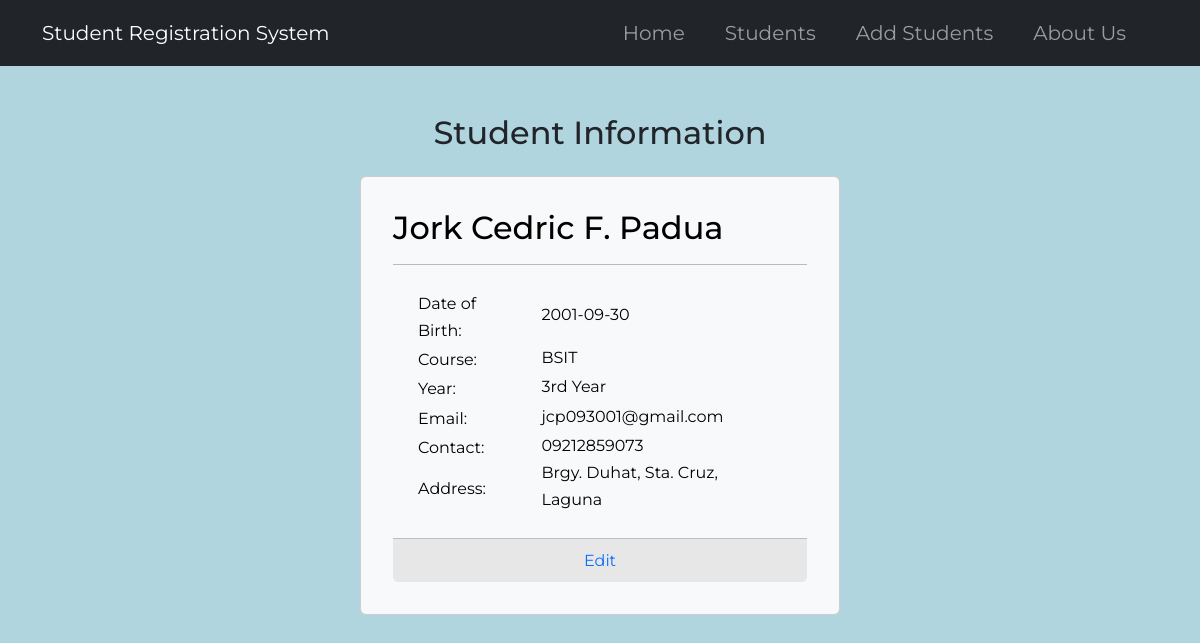
/4, run on the app's committed database.
### tables this page shows
CREATE TABLE students (
    stud_ID INTEGER PRIMARY KEY AUTOINCREMENT,
    stud_fname TEXT NOT NULL,
    stud_mname TEXT,
    stud_lname TEXT NOT NULL,
    stud_dob DATE NOT NULL,
    stud_course TEXT NOT NULL,
    stud_year TEXT NOT NULL,
    stud_email TEXT NOT NULL,
    stud_contact TEXT NOT NULL,
    stud_address TEXT NOT NULL
);

### app.py (the view)
@app.route('/<int:ID>')
def student(ID):
    student = get_student(ID)
    return render_template('student.html', student=student)

### app.py (called while the page is built)
def get_db_connection():
    conn = sqlite3.connect('database.db')
    conn.row_factory = sqlite3.Row
    return conn

def get_student(ID):
    conn = get_db_connection()
    students = conn.execute('SELECT * FROM students WHERE stud_ID = ?', (ID,)).fetchone()
    conn.close()
    if students is None:
        abort(404)
    return students

### templates/student.html
{%extends 'base.html' %}
{% block content%}
<div class="container d-flex flex-column align-items-center justify-content-center">
    <h2 class="mt-5">{% block title %} Student Information {%endblock%}</h2>
    <div class="card text-bg-light mt-3" style="width: 30rem; padding: 1rem;">
        <div class="card-body">
            <h2 class="card-title">{{ student['stud_fname']}} {{student['stud_mname']}}. {{student['stud_lname']}} </h2>
            <hr>
            <div class="text m-4">
                <table>
                    <tr>
                        <td>Date of Birth:</td>
                        <td>
                            <p class="card-subtitle ms-3">{{ student['stud_dob']}}</p>
                        </td>
                    </tr>
                    <tr>
                        <td>Course:</td>
                        <td>
                            <p class="card-subtitle ms-3">{{ student['stud_course']}}</p>
                        </td>
                    </tr>
                    <tr>
                        <td>Year:</td>
                        <td>
                            <p class="card-subtitle ms-3">{{ student['stud_year']}}</p>
                        </td>
                    </tr>
                    <tr>
                        <td>Email:</td>
                        <td>
                            <p class="card-subtitle ms-3">{{ student['stud_email']}}</p>
                        </td>
                    </tr>
                    <tr>
                        <td>Contact:</td>
                        <td>
                            <p class="card-subtitle ms-3">{{ student['stud_contact']}}</p>
                        </td>
                    </tr>
                    <tr>
                        <td>Address:</td>
                        <td>
                            <p class="card-subtitle ms-3">{{ student['stud_address']}}</p>
                        </td>
                    </tr>
                </table>
            </div>
            <div class="card-footer text-muted text-center">
                <a href="{{ url_for('edit', ID=student['stud_ID'])}}" class="student-link">Edit</a>
            </div>
        </div>
    </div>
</div>
{% endblock%}

### static/css/style.css (style rules this page uses)
:root { --card-box: #537FA4; --bg-color: #B1D5DE; }
body { font-family: 'Montserrat', sans-serif; line-height: 1.7; background-color: var(--bg-color); }
.card-footer { background-color: rgb(231, 231, 231); }
.student-link { text-decoration: none; }

### data on the page
students: stud_fname "Jork Cedric", stud_mname "F", stud_lname "Padua", stud_dob "2001-09-30", stud_course "BSIT", stud_year "3rd Year", stud_email "jcp093001@gmail.com", stud_contact "09212859073", stud_address "Brgy. Duhat, Sta. Cruz, Laguna"
